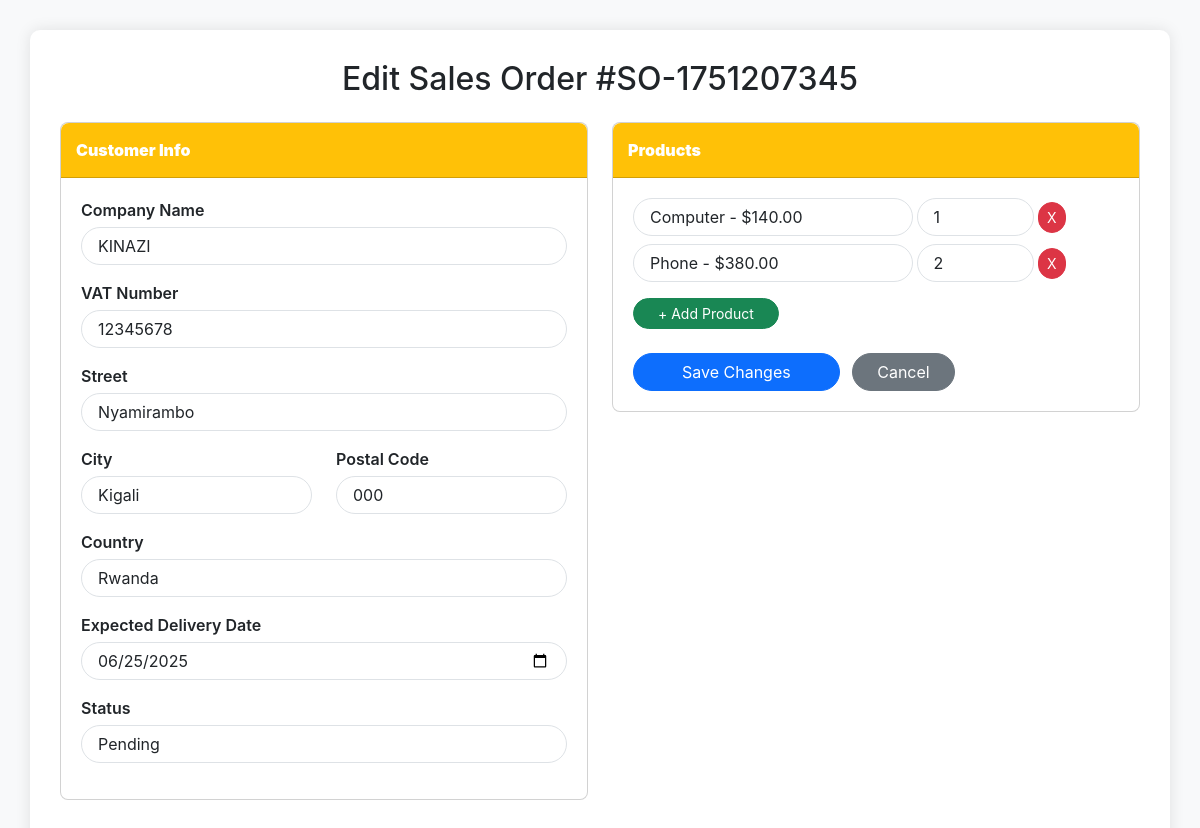
The page /edits/edit_sales_order.php?order=SO-1751207345 (signed in) on the database its author committed.
### tables this page shows
CREATE TABLE `sales_orders` (
  `id` int(11) NOT NULL,
  `order_number` varchar(50) NOT NULL,
  `company` varchar(100) NOT NULL,
  `vat` varchar(50) DEFAULT NULL,
  `street` varchar(100) DEFAULT NULL,
  `city` varchar(50) DEFAULT NULL,
  `postal_code` varchar(20) DEFAULT NULL,
  `country` varchar(50) DEFAULT NULL,
  `total_amount` decimal(12,2) NOT NULL,
  `status` varchar(20) DEFAULT 'pending',
  `order_date` date DEFAULT curdate(),
  `delivery_date` date DEFAULT NULL,
  `created_by` int(11) NOT NULL,
  `created_at` timestamp NOT NULL DEFAULT current_timestamp()
);

CREATE TABLE `sales_order_items` (
  `id` int(11) NOT NULL,
  `order_id` int(11) NOT NULL,
  `product_id` int(11) DEFAULT NULL,
  `quantity` int(11) NOT NULL,
  `unit_price` decimal(10,2) NOT NULL,
  `total_price` decimal(12,2) NOT NULL
);

CREATE TABLE `products` (
  `id` int(11) NOT NULL,
  `name` varchar(100) NOT NULL,
  `category` varchar(100) DEFAULT NULL,
  `sku` varchar(50) DEFAULT NULL,
  `description` text DEFAULT NULL,
  `cost_price` decimal(10,2) DEFAULT 0.00,
  `price` decimal(10,2) NOT NULL,
  `quantity` int(11) NOT NULL DEFAULT 0,
  `low_stock` int(11) DEFAULT 5,
  `supplier` varchar(100) DEFAULT NULL,
  `image` varchar(255) DEFAULT NULL,
  `created_by` int(11) DEFAULT NULL,
  `created_at` timestamp NOT NULL DEFAULT current_timestamp()
);

### edits/edit_sales_order.php (the view, shortened to what this page needs)
<?php
include_once "../config/config.php";
$order_number = mysqli_real_escape_string($conn, $_GET['order']);
$order_query = mysqli_query($conn, "
    SELECT *
    FROM sales_orders
    WHERE order_number = '$order_number'
");
$order_data = mysqli_fetch_assoc($order_query);
$order_id = $order_data['id'];
$items_query = mysqli_query($conn, "
    SELECT soi.*, p.name AS product_name, p.price AS product_price
    FROM sales_order_items soi
    JOIN products p ON soi.product_id = p.id
    WHERE soi.order_id = $order_id
");
$sales_order_items = [];
while ($item = mysqli_fetch_assoc($items_query)) {
    $sales_order_items[] = $item;
}
$all_products_query_edit = mysqli_query($conn, "SELECT id, name, price FROM products");
$all_products_edit = [];
while ($p = mysqli_fetch_assoc($all_products_query_edit)) {
    $all_products_edit[] = $p;
}
?>
<!DOCTYPE html>
<html lang="en">
<head>
    <link href="https://cdn.jsdelivr.net/npm/bootstrap@5.3.0/dist/css/bootstrap.min.css" rel="stylesheet">
</head>
<body>
    <div class="container">
        <h2 class="mb-4 text-center">Edit Sales Order #<?php echo htmlspecialchars($order_data['order_number']); ?></h2>
        <form action="../functions/UpdateSalesOrder.php" method="POST">
            <div class="row">
                <div class="col-lg-6">
                    <div class="card rounded-3 mb-4">
                        <div class="card-header"><strong>Customer Info</strong></div>
                        <div class="card-body card-block">
                            <div class="form-group mb-3">
                                <label class="form-label">Company Name</label>
                                <input type="text" name="company" class="form-control rounded-pill px-3" value="<?php echo htmlspecialchars($order_data['company']); ?>" required>
                            </div>
                            <div class="form-group mb-3">
                                <label class="form-label">VAT Number</label>
                                <input type="text" name="vat" class="form-control rounded-pill px-3" value="<?php echo htmlspecialchars($order_data['vat']); ?>">
                            </div>
                            <div class="form-group mb-3">
                                <label class="form-label">Street</label>
                                <input type="text" name="street" class="form-control rounded-pill px-3" value="<?php echo htmlspecialchars($order_data['street']); ?>">
                            </div>
                            <div class="row form-group mb-3">
                                <div class="col-6">
                                    <label class="form-label">City</label>
                                    <input type="text" name="city" class="form-control rounded-pill px-3" value="<?php echo htmlspecialchars($order_data['city']); ?>">
                                </div>
                                <div class="col-6">
                                    <label class="form-label">Postal Code</label>
                                    <input type="text" name="postal_code" class="form-control rounded-pill px-3" value="<?php echo htmlspecialchars($order_data['postal_code']); ?>">
                                </div>
                            </div>
                            <div class="form-group mb-3">
                                <label class="form-label">Country</label>
                                <input type="text" name="country" class="form-control rounded-pill px-3" value="<?php echo htmlspecialchars($order_data['country']); ?>">
                            </div>
                            <div class="form-group mb-3">
                                <label class="form-label">Expected Delivery Date</label>
                                <input type="date" name="delivery_date" class="form-control rounded-pill px-3" value="<?php echo htmlspecialchars($order_data['delivery_date']); ?>">
                            </div>
                            <div class="form-group mb-3">
                                <label class="form-label">Status</label>
                                <select name="status" class="form-control rounded-pill px-3">
                                    <option value="pending" <?php echo ($order_data['status'] == 'pending') ? 'selected' : ''; ?>>Pending</option>
                                </select>
                            </div>
                        </div>
                    </div>
                </div>
                <div class="col-lg-6">
                    <div class="card rounded-3 mb-4">
                        <div class="card-header"><strong>Products</strong></div>
                        <div class="card-body card-block">
                            <div id="productRowsSO">
                                <?php if (empty($sales_order_items)) : ?>
                                    <div class="form-row mb-2 product-row-so d-flex align-items-center">
                                        <div class="col-7 pe-1">
                                            <select name="products[]" class="form-control rounded-pill px-3" required>
                                                <option value="">-- Select Product --</option>
                                                <?php foreach ($all_products_edit as $p) : ?>
                                                    <option value="<?php echo htmlspecialchars($p['id']); ?>">
                                                        <?php echo htmlspecialchars($p['name']); ?> - $<?php echo htmlspecialchars($p['price']); ?>
                                                    </option>
                                                <?php endforeach; ?>
                                            </select>
                                        </div>
                                        <div class="col-3 pe-1">
                                            <input type="number" name="quantities[]" class="form-control rounded-pill px-3" placeholder="Qty" required min="1">
                                        </div>
                                        <div class="col-2 ps-0">
                                            <button type="button" class="btn btn-danger btn-sm removeRowSO rounded-pill">X</button>
                                        </div>
                                    </div>
                                <?php else : ?>
                                    <?php foreach ($sales_order_items as $item) : ?>
                                        <div class="form-row mb-2 product-row-so d-flex align-items-center">
                                            <div class="col-7 pe-1">
                                                <select name="products[]" class="form-control rounded-pill px-3" required>
                                                    <?php foreach ($all_products_edit as $p) : ?>
                                                        <option value="<?php echo htmlspecialchars($p['id']); ?>"
                                                            <?php echo ($p['id'] == $item['product_id']) ? 'selected' : ''; ?>>
                                                            <?php echo htmlspecialchars($p['name']); ?> - $<?php echo htmlspecialchars($p['price']); ?>
                                                        </option>
                                                    <?php endforeach; ?>
                                                </select>
                                            </div>
                                            <div class="col-3 pe-1">
                                                <input type="number" name="quantities[]" class="form-control rounded-pill px-3" placeholder="Qty" value="<?php echo htmlspecialchars($item['quantity']); ?>" required min="1">
                                            </div>
                                            <div class="col-2 ps-0">
                                                <button type="button" class="btn btn-danger btn-sm removeRowSO rounded-pill">X</button>
                                            </div>
                                        </div>
                                    <?php endforeach; ?>
                                <?php endif; ?>
                            </div>
                            <div class="form-group mt-3">
                                <button type="button" class="btn btn-success btn-sm rounded-pill px-4" id="addProductSO">+ Add Product</button>
                            </div>
                            <div class="form-group text-right mt-4">
                                <button type="submit" class="btn btn-primary rounded-pill px-5">Save Changes</button>
                                <a href="manage_sales_order.php?order=<?php echo htmlspecialchars($order_data['order_number']); ?>" class="btn btn-secondary rounded-pill px-4 ms-2">Cancel</a>
                            </div>
                        </div>
                    </div>
                </div>
            </div>
        </form>
    </div>
</body>
</html>

### edits/edit_sales_order.php (style rules this page uses)
body { font-family: 'Inter', sans-serif; background-color: #f8f9fa; }
.container { margin-top: 30px; margin-bottom: 30px; background-color: #ffffff; padding: 30px; border-radius: 10px; box-shadow: 0 0 15px rgba(0, 0, 0, 0.1); }
.card-header { background-color: #ffc107; color: white; font-weight: bold; border-radius: 8px 8px 0 0 !important; padding: 15px; }
.card-body { padding: 20px; }
.btn-danger, .btn-success { border-radius: 5px; }
.form-group label { font-weight: 600; margin-bottom: 5px; }
.rounded-pill.px-3 { border-radius: 50rem !important; }

### rows shown on the page
sales_orders: order_number "SO-1751207345", company "KINAZI", vat "12345678", street "Nyamirambo", city "Kigali", postal_code "000", country "Rwanda", delivery_date "06/25/2025", status "Pending"
sales_order_items: product.name "Computer - $140.00", quantity "1"
sales_order_items: product.name "Phone - $380.00", quantity "2"
